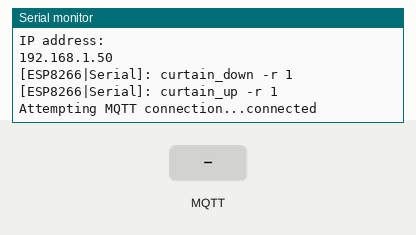
This sketch was run on a simulated ESP8266 (NodeMCU). Shown: the last lines printed to the serial monitor. The test bench sets the inputs (shaded band). WiFi joins after 1.5 s; servers stay silent unless stated; no MQTT or app messages arrive unless stated.

Above: at 5.7 s.
5.8 s: MQTT message "curtain_up" arrives on the first subscribed topic
At 6.8 s:
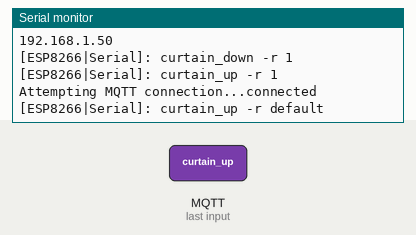
7.3 s: MQTT message "curtain_down" arrives on the first subscribed topic
At 8.0 s:
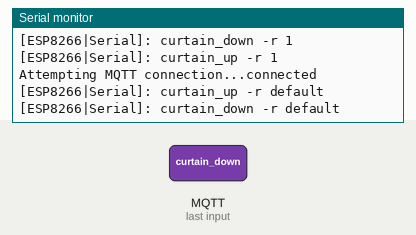

The sketch:

Curtain_esp8266_v4.ino
```cpp
/* code currently in esp01(curtain) -  2020-07-12 */
/* this change is to move the curtain esp8266 to the home assistant mqtt broker. */
/* changing the client id to be a constant identifier also */
/* lots of changes to make compatible with home assistant */

/* broker/server is 192.168.1.<homeassistantIP> */
/* port 1883 */

#include <ESP8266WiFi.h>
#include <PubSubClient.h>


// Update these with values suitable for your network.
const char* ssid = "*****";
const char* password = "*****";
const char* mqtt_server = "******";


// home assistant mqtt broker addon - login credentials
String mqttuser = "*****";
String mqttpass = "******";


// PubSub Client object setup
WiFiClient espClient;
PubSubClient client(espClient);


// Working Storage section
int change = 0;
int current_position = 0;
int position_request = 0;
String state = "open";
String availablity = "offline";

//****************************************************************************
// topics
//****************************************************************************
// subscriptions:
//   esp8266/curtain
//   home-assistant/cover/availability
//   home-assistant/cover/set
//   home-assistant/cover/set_position
//   home-assistant/cover/state

// publishings:
//   borker/curtain
//   home-assistant/cover/availability
//   home-assistant/cover/set
//   home-assistant/cover/set_position
//   home-assistant/cover/state

//****************************************************************************
// Functions
//****************************************************************************
int calculate_position_change(int pos_in) {
  if (pos_in > 28) {
    change = abs(current_position - 28);
    current_position = 28;
  }
  else if (pos_in < 0) {
    change = -current_position;
    current_position = 0;
  }
  else if (pos_in < current_position) {
    change = pos_in - current_position;
    current_position = pos_in;
  }
  else if (pos_in > current_position) {
    change = pos_in - current_position;
    current_position = pos_in;
  }
  else {
    change = 0;
  }
  return change;
}

void motor_command(int new_position) {
  if (new_position == 0) {
    ;
  }
  else if (new_position > 0) {
    Serial.print("[ESP8266|Serial]: curtain_down -r ");
    Serial.print(abs(new_position));
    Serial.println();
  }
  else {
    Serial.print("[ESP8266|Serial]: curtain_up -r ");
    Serial.print(abs(new_position));
    Serial.println();
  }
}

void topic_availability(String msg) {
  if (msg == "online") {
    ;
  }
  else if (msg == "offline") {
    ;
  }
  else {
    ;
  }
}

void topic_set(String msg) {
  if (msg == "curtain_up") {
    motor_command(calculate_position_change(-28));
  }
  else if (msg == "curtain_down") {
    motor_command(calculate_position_change(28));
  }
  else if (msg == "curtain_stop") {
    ;
  }
  else {
    ;
  }
}

void topic_set_position(String msg) {
  client.publish("broker/curtain", msg.c_str());
  position_request = msg.toInt();
  motor_command(calculate_position_change(position_request));
}

void topic_state(String msg) {
  if (msg == "open") {
    ;
  }
  else if (msg == "opening") {
    ;
  }
  else if (msg == "closed") {
    ;
  }
  else if (msg == "closing") {
    ;
  }
  else {
    ;
  }
}

//****************************************************************************
// Message Handler
//****************************************************************************
void callback(char* topic, byte* payload, unsigned int length) {
  //  Serial.print("[");
  //  Serial.print(topic);
  //  Serial.print("]: ");
  String message = "";

  // collect message (mqtt payload) from serial buffer
  for (int i = 0; i < length; i++) {
    //     Serial.print((char)payload[i]);
    message += (char)payload[i];
  }
  //  Serial.println(message);

  // process mqtt payload
  // Switch on the LED if an 1 was received as first character
  //  if ((char)payload[0] == '1') {
  //    // Turn the LED on (Note that LOW is the voltage level
  //    digitalWrite(BUILTIN_LED, LOW);
  //    // but actually the LED is on; this is because
  //    // it is active low on the ESP-01)
  //  }
  //
  //  else if ((char)payload[0] == '0') {
  //    // Turn the LED on (Note that LOW is the voltage level
  //    digitalWrite(BUILTIN_LED, HIGH);
  //    // but actually the LED is on; this is because
  //    // it is active low on the ESP-01)
  //  }
  //
  //  else {
  //  }

  if (String(topic) == "home-assistant/cover/availability") {
    topic_availability(message);
  }
  else if (String(topic) == "home-assistant/cover/set") {
    topic_set(message);
  }
  else if (String(topic) == "home-assistant/cover/set_position") {
    topic_set_position(message);
  }
  else if (String(topic) == "home-assistant/cover/state") {
    topic_state(message);
  }

  else if (message.indexOf("curtain_up") > -1) {
    if (message.length() == 10) {
      Serial.print("[ESP8266|Serial]: curtain_up -r default");
      Serial.println();
    }
    else {
      Serial.print("[ESP8266|Serial]: curtain_up -r ");
      Serial.print(message.substring(message.indexOf("-r ") + 3));
      Serial.println();
    }
    client.publish("broker/curtain", "[ESP8266|Mqtt]: curtain_up received");
  }

  else if (message.indexOf("curtain_down") > -1) {
    if (message.length() == 12) {
      Serial.print("[ESP8266|Serial]: curtain_down -r default");
      Serial.println();
    }
    else {
      Serial.print("[ESP8266|Serial]: curtain_down -r ");
      Serial.print(message.substring(message.indexOf("-r ") + 3));
      Serial.println();
    }
    client.publish("broker/curtain", "[ESP8266|Mqtt]: curtain_down received");
  }

  else {
    // Turn the LED off by making the voltage HIGH
    //digitalWrite(BUILTIN_LED, HIGH);
    ;
  }
}

void reconnect() {
  // Loop until we're reconnected  to MQTT Broker
  while (!client.connected()) {
    Serial.print("Attempting MQTT connection...");

    // Create a random client ID
    //    String clientId = "ESP8266Client-";
    //    clientId += String(random(0xffff), HEX);

    // Create a very specfic client ID
    String clientId = "curtain_mqtt_client";

    // Attempt to connect
    if (client.connect(clientId.c_str(), mqttuser.c_str(), mqttpass.c_str())) {
      Serial.println("connected");

      // reconnection message publish
      client.publish("broker/curtain", "curtain controller connected to broker");
      client.publish("home-assistant/cover/availability", "online");
      client.publish("home-assistant/cover/state", "open");

      // subscribe to topics
      client.subscribe("esp8266/curtain");
      client.subscribe("home-assistant/cover/set");
      client.subscribe("home-assistant/cover/set_position");
      client.subscribe("home-assistant/cover/state");

    }
    else {
      Serial.print("failed, rc=");
      Serial.print(client.state());
      Serial.println(" try again in 5 seconds");
      // Wait 5 seconds before retrying
      delay(5000);
    }
  }
}

//****************************************************************************
// Arduino SETUP
//****************************************************************************
void setup() {
  // Serial monitor setup
  Serial.begin(9600);
  delay(10);
  // Wifi network connection
  Serial.println();
  Serial.print("Connecting to ");
  Serial.println(ssid);

  WiFi.begin(ssid, password);

  while (WiFi.status() != WL_CONNECTED) {
    delay(500);
    Serial.print(". ");
  }

  randomSeed(micros());

  Serial.println("");
  Serial.println("WiFi connected");
  Serial.println("IP address: ");
  Serial.println(WiFi.localIP());

  // Connect to MQTT server
  // Set Callback for MQTT communication
  client.setServer(mqtt_server, 1883);
  client.setCallback(callback);

  // get the motor driver to sleep properly by moving the motor
  motor_command(1);
  delay(2000);
  motor_command(-1);
  delay(1000);
}

//****************************************************************************
// Arduino LOOP
//****************************************************************************
void loop() {
  //****************************************************************************
  // but actually the LED is on; this is because it is active low on the ESP-01)
  //****************************************************************************
  //  digitalWrite(1, LOW);
  //  digitalWrite(2, LOW);
  //  delay(2000);
  //  digitalWrite(1, HIGH);
  //  digitalWrite(2, HIGH);

  // Check MQTT connection and reconnect if not
  if (!client.connected()) {
    reconnect();
  }
  // loop for communication and connection (also)
  client.loop();

}
```

Measured:
- after the input at 5.8 s, the serial monitor: prints a new line at once (image 1)
- after the input at 7.3 s, the serial monitor: prints a new line at once (image 2)
